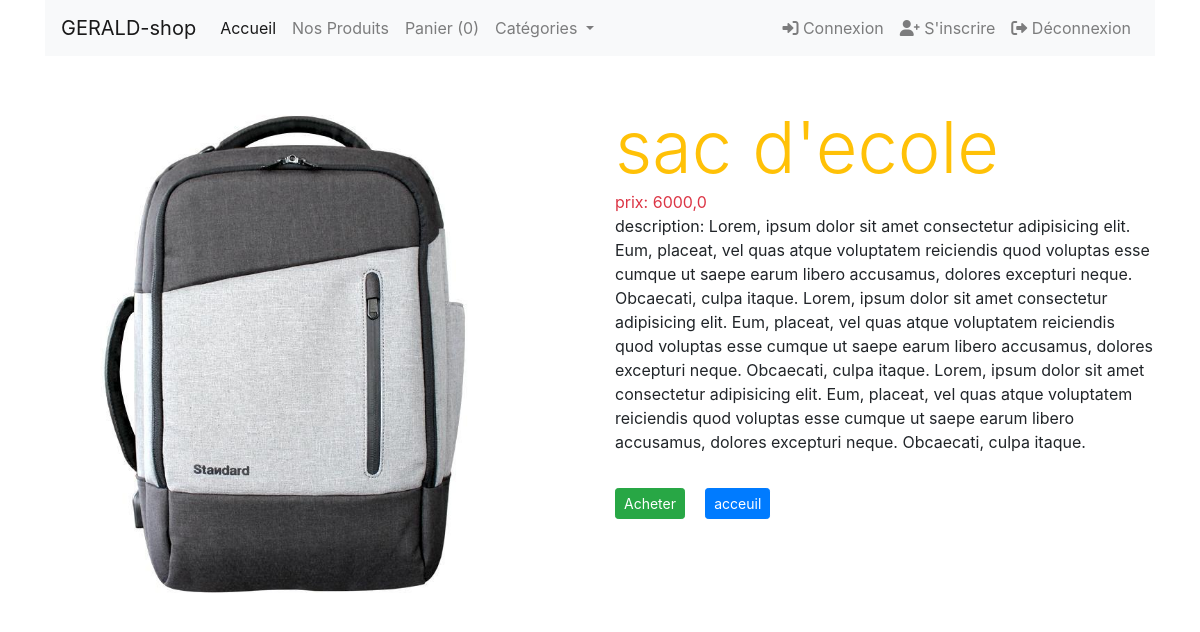
Screenshot of /20/ with the database file from the repository.
### shop/models.py (models this page shows, shortened)
class Product(models.Model):
    nom=models.CharField(max_length=250)
    prix=models.FloatField()
    description=models.TextField()
    categorie=models.ForeignKey(Category,on_delete=models.CASCADE)
    image = models.ImageField(upload_to='images/')
    date_ajout=models.DateTimeField(auto_now_add=True)
    quantite_en_stock = models.PositiveIntegerField(default=0)
    class Meta:
        ordering=['-date_ajout']

### shop/views.py (the view)
# urls.py: path('<int:myid>/', detail, name='detail'),
def detail(request, myid):
    produits = Product.objects.get(id=myid)
    return render(request, 'shop/detail.html', {'produits':produits})

### shop/templates/shop/detail.html
{% extends 'shop/base.html' %}
{% block content %}
<div class="row mt-5">
    <div class="col-md-6">
        <div>
            <img src="{{produits.image.url}}" width="500px" height="500px" alt="" >
        </div>
    </div>
        <div class="col-md-6">
            <div class="text-warning display-3">{{ produits.nom }}</div>
            <div class="text-danger">prix: {{ produits.prix }}</div>
            <div>description: {{ produits.description }}</div>
            <div class="display-3">
                <a href="" class=" btn btn-success btn-sm">Acheter</a>
                <a class=" btn btn-primary btn-sm" href="{% url 'index' %}">acceuil</a>
            </div>
        </div>
</div>
{% endblock %}

### rows the page displays
Product: image (picture), nom "sac d'ecole", prix "6000,0", description "Lorem, ipsum dolor sit amet consectetur adipisicing elit. Eum, placeat, vel quas atque voluptatem reiciendis quod voluptas esse cumque ut saepe earum libero accusamus, dolores excepturi neque. Obcaecati, culpa itaque. Lorem, ipsum dolor sit amet consectetur adipisicing elit. Eum, placeat, vel quas atque voluptatem reiciendis quod voluptas esse cumque ut saepe earum libero accusamus, dolores excepturi neque. Obcaecati, culpa itaque. Lorem, ipsum dolor sit amet consectetur adipisicing elit. Eum, placeat, vel quas atque voluptatem reiciendis quod voluptas esse cumque ut saepe earum libero accusamus, dolores excepturi neque. Obcaecati, culpa itaque."
